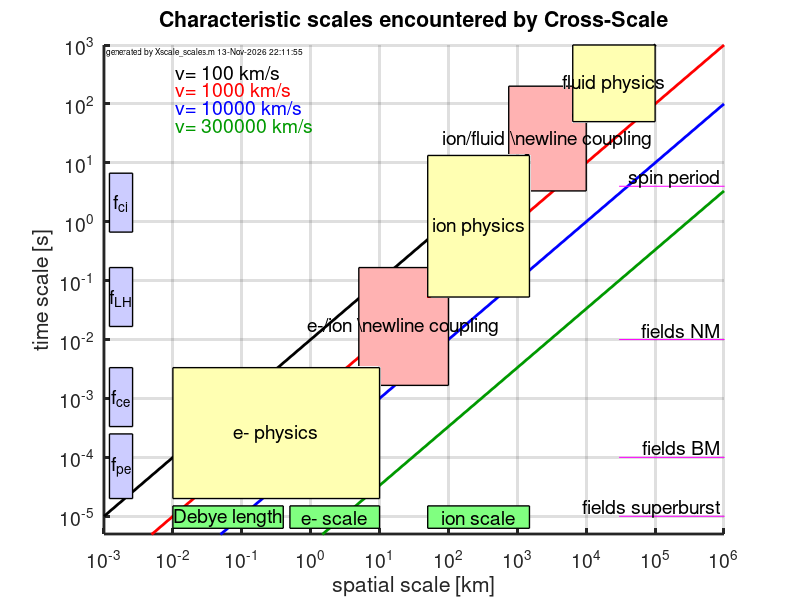

The MATLAB script that drew this image:
% plot figure showing typical temporal and spatial scales and doppler
% shifts for solar orbiter plasma conditions
function Xscale_scales
%NaturalConstants

f_range=[1e-3 2e5];t_range=fliplr(1./f_range); % frequencies in Hz
l_range=[1e-3 1e6]; % wave length in km 
l_inv_range=fliplr(1./l_range); % inverse wave length
l_deb_range=[10e-3 400e-3]; l_inv_deb_range=fliplr(1./l_deb_range);
l_erho_range=[.5 10]; l_inv_erho_range=fliplr(1./l_erho_range);
l_rho_range=[50 1500]; l_inv_rho_range=fliplr(1./l_rho_range);
f_cp_range=[.15 1.5];t_cp_range=1./f_cp_range; % H+ gyrofrequency
f_ce_range=[300 3e3];t_ce_range=1./f_ce_range; % H+ gyrofrequency
f_pe_range=[4e3 50e3];t_pe_range=1./f_pe_range; % H+ gyrofrequency
f_lh_range=40*f_cp_range; t_lh_range=1./f_lh_range; % lower hybrid freq
v=[100 1000 1e4 3e5]; % velocity lines in km/s

figure(1);clf;
h=subplot(1,1,1);
set(gca,'xscale','log','xlim',l_range);
set(gca,'yscale','log','ylim',t_range);
color_order=[0 0 0;1 0 0;0 0 1;0 0.6 0; 1 0 1];
set(gca,'linewidth',2,'MinorGridLineStyle','none','FontSize',14, ...
    'ColorOrder',color_order);
grid on;hold on;
f_v_doppler_lines=repmat(l_range,length(v),1);
f_v_doppler_lines(:,1)=1./f_v_doppler_lines(:,1).*v';
f_v_doppler_lines(:,2)=1./f_v_doppler_lines(:,2).*v';
hp=plot(l_range,1./f_v_doppler_lines);
set(hp,'linewidth',2);
ylabel('time scale [s]');
xlabel('spatial scale [km]');
for jj=1:length(v);
    ttt=['v= ' num2str(v(jj)) ' km/s'];
    ht=text(l_range(1)*11,t_range(2)*0.95*0.5^jj,ttt);
    set(ht,'FontSize',14,'VerticalAlignment','top','Color',color_order(jj,:));
end

% info line
ht=text(l_range(1)*1.1,t_range(2)*0.95,['generated by Xscale\_scales.m ' datestr(now)] );
set(ht,'fontsize',6,'horizontalalignment','left','verticalalignment','top');

% RPW instrument sampling scales
f_spin=0.25;t_spin=4; % spin frequency and period
line(l_range(2)*[0.03 11], [t_spin t_spin])
ht=text(l_range(2)*0.9,t_spin*1.1,'spin period');
set(ht,'fontsize',14,'horizontalalignment','right','verticalalignment','baseline');

f=100;tt=1/f; % frequency 
line(l_range(2)*[0.03 11], [tt tt])
ht=text(l_range(2)*0.9,tt*1.1,'fields NM');
set(ht,'fontsize',14,'horizontalalignment','right','verticalalignment','baseline');

f=10000;tt=1/f; % spin frequency 
line(l_range(2)*[0.03 11], [tt tt])
ht=text(l_range(2)*0.9,tt*1.1,'fields BM');
set(ht,'fontsize',14,'horizontalalignment','right','verticalalignment','baseline');

f=100e3;tt=1/f; % spin frequency 
line(l_range(2)*[0.03 11], [tt tt])
ht=text(l_range(2)*0.9,tt*1.1,'fields superburst');
set(ht,'fontsize',14,'horizontalalignment','right','verticalalignment','baseline');

[hp,ht]=text_square(l_rho_range,t_range(1)*[1.25 3],1,[0.5 1 0.5],'ion scale')
[hp,ht]=text_square(l_erho_range,t_range(1)*[1.25 3],1,[0.5 1 0.5],'e- scale')
[hp,ht]=text_square(l_deb_range,t_range(1)*[1.25 3],1,[0.5 1 0.5],'Debye length')

[hp,ht]=text_square(l_range(1)*[1.2 2.6],t_cp_range,1,[0.8 0.8 1],'f_{ci}')
[hp,ht]=text_square(l_range(1)*[1.2 2.6],t_lh_range,1,[0.8 0.8 1],'f_{LH}')
[hp,ht]=text_square(l_range(1)*[1.2 2.6],t_ce_range,1,[0.8 0.8 1],'f_{ce}')
[hp,ht]=text_square(l_range(1)*[1.2 2.6],t_pe_range,1,[0.8 0.8 1],'f_{pe}')

[hp,ht]=text_square([l_deb_range(1) l_erho_range(2)],[t_pe_range(2) t_ce_range(1)],1,[1 1 0.7],'e- physics')
[hp,ht]=text_square([l_rho_range(1) l_rho_range(2)],[sqrt(t_lh_range(1)*t_lh_range(2)) t_cp_range(1)*2],1,[1 1 0.7],'ion physics')
[hp,ht]=text_square([6.372e3 1e5],[50 1000],1,[1 1 0.7],'fluid physics')

[hp,ht]=text_square([l_erho_range(2)/2 l_rho_range(1)*2],[t_ce_range(1)/2 t_lh_range(1)],0.5,[1 0.7 0.7],'e-/ion \newline coupling')
[hp,ht]=text_square([l_rho_range(2)/2 1e4],[t_cp_range(1)/2 200],0.5,[1 0.7 0.7],'ion/fluid \newline coupling')


title('Characteristic scales encountered by Cross-Scale');

% -----------------------------------------
function [hp,ht]=text_square(xint,yint,z,color,textit)
hp=patch([xint(1) xint(2) xint(2) xint(1)], [yint(1) yint(1) yint(2) yint(2)],[z z z z], color);
set(hp,'FaceAlpha',1,'LineWidth',1)
ht=text(sqrt(xint(1)*xint(2)),sqrt(yint(1)*yint(2)),z,textit);
set(ht,'fontsize',14,'HorizontalAlignment','center','VerticalAlignment','middle');
end
end
